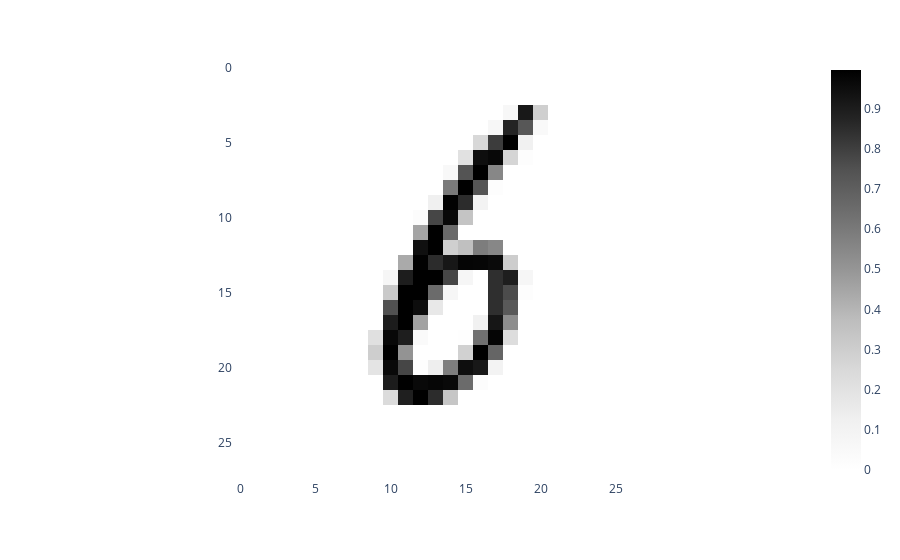

The notebook cell this image was saved under:
### Markdown cell above
We break our data into training and testing sets, then implement our random forest model (imported as `RF` to make typing easier). We use `n_estimators` to specify the number of trees we want to include in our model. `n_jobs` is used to specify the number of cores in our processor that we would like to use to estimate these trees. Each tree is independent of the others, so trees can be trained in parallel wherever there are multiple processors available. Providing a value of `n_jobs=-1` tells `sklearn` to make use of all available processing cores, in order to accelerate the training process as much as possible. Note that this is likely to make it hard to do other things on your computer while the model trains.

Finally, we are able to use our tree-specific arguments, such as `max_depth`, just like we did with our decision trees. These arguments will be applied to all of the trees in the forest.

## Introducing MNIST

The Modified National Institute of Standards and Technology database (MNIST) is a database of handwritten single-digit numbers that are frequently used as an introduction to machine vision. We can train a machine learning model to recognize patterns in an image that will help that model to discern between the possible classes that the images belong to.

Each image is 28 x 28 pixels (784 variables), and has a buffer of empty pixels around the outside, so that the image is already cleaned and centered. The best way to understand the data, though, is to visualize some of it. Let's load a [sample of the data](https://github.com/dustywhite7/pythonMikkeli/blob/master/exampleData/mnistTrain.csv?raw=true).

### Code cell
# Import plotting library, numpy to shape our data
import plotly.express as px
import numpy as np

# Read in the MNIST sample
mnist = pd.read_csv("https://github.com/dustywhite7/pythonMikkeli/blob/master/exampleData/mnistTrain.csv?raw=true")

# Randomly choose a row, ignore first column (the label), transform into an array
image = np.asarray(mnist.iloc[np.random.randint(1000),1:])

# Reshape the data into a 28x28 square
image = np.reshape(image, (28,28))

# Render the image
px.imshow(image, color_continuous_scale ='Greys')

### Figure 1 — Plotly figure (JSON) as saved in the notebook; plotly's stock layout.template omitted (floating-point values rounded to 4 significant figures; data arrays with more than 128 entries replaced by an {"elided": "..."} marker saying what was removed)
{"data": [{"coloraxis": "coloraxis", "hovertemplate": "x: %{x}<br>y: %{y}<br>color: %{z}<extra></extra>", "name": "0", "type": "heatmap", "xaxis": "x", "yaxis": "y", "z": {"elided": "28x28 float values"}}], "layout": {"coloraxis": {"colorscale": [[0, "rgb(255,255,255)"], [0.125, "rgb(240,240,240)"], [0.25, "rgb(217,217,217)"], [0.375, "rgb(189,189,189)"], [0.5, "rgb(150,150,150)"], [0.625, "rgb(115,115,115)"], [0.75, "rgb(82,82,82)"], [0.875, "rgb(37,37,37)"], [1, "rgb(0,0,0)"]]}, "margin": {"t": 60}, "xaxis": {"anchor": "y", "constrain": "domain", "domain": [0, 1], "scaleanchor": "y"}, "yaxis": {"anchor": "x", "autorange": "reversed", "constrain": "domain", "domain": [0, 1]}}}
